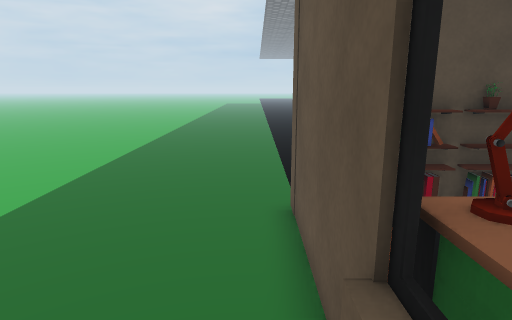
View 1 (above)

22 first-person views from a walk through a Unity game level. The camera is 1.5 m above the floor, tilts 12° down and sees 75° across. Doors are open. The floor is counted in squares, 0.5 m on a side. Each view is taken from the middle of a square. On the plan, view 1 faces up. The plan holds only what a view shows up to about 20 squares ahead; the rest is blank. The place goes on beyond the plan. The player is left out. Some surface patterns are stand-ins.

View 2
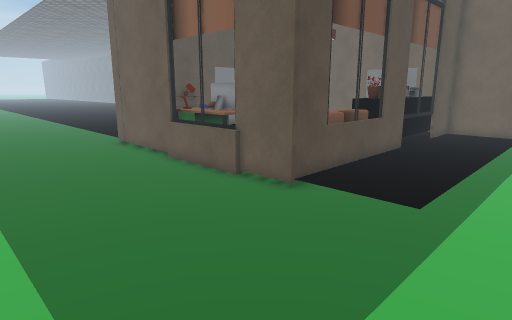

View 3
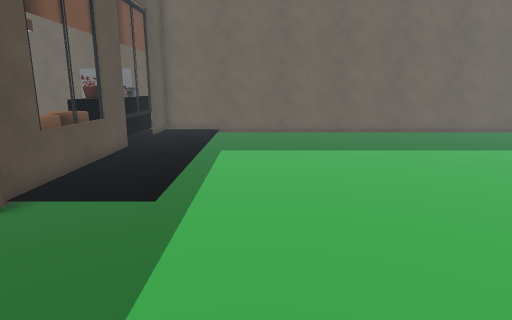

View 4
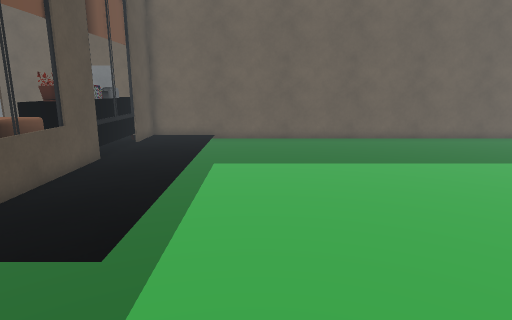

View 5
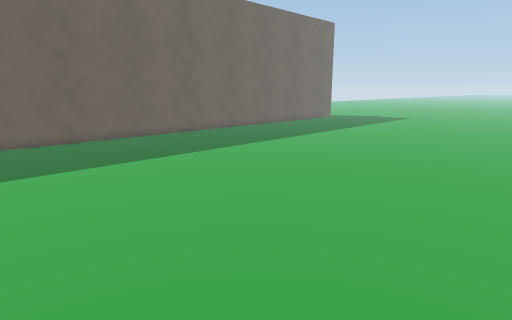

View 6
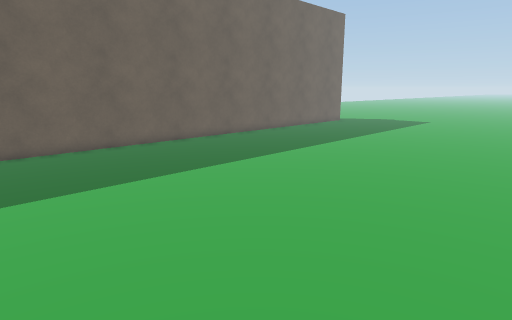

View 7
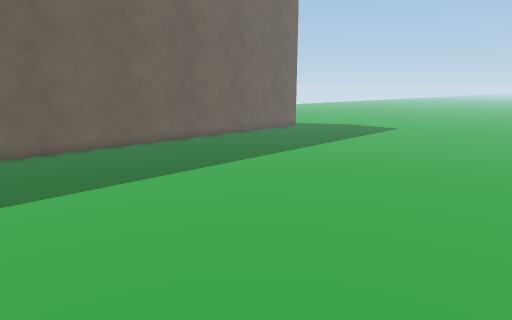

View 8
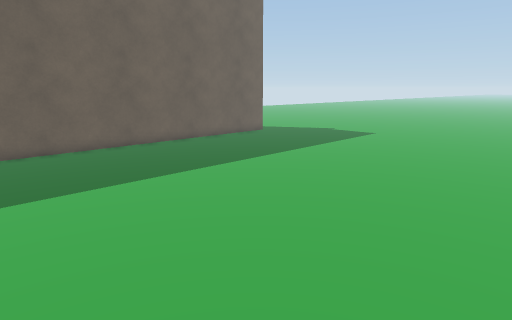

View 9
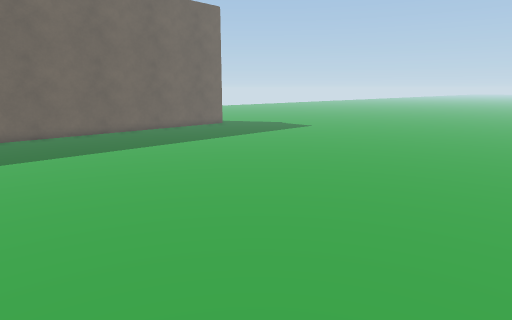

View 10
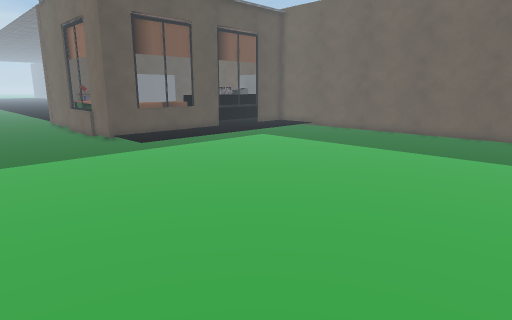

View 11
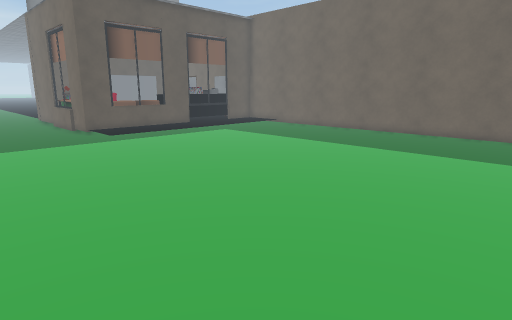

View 12
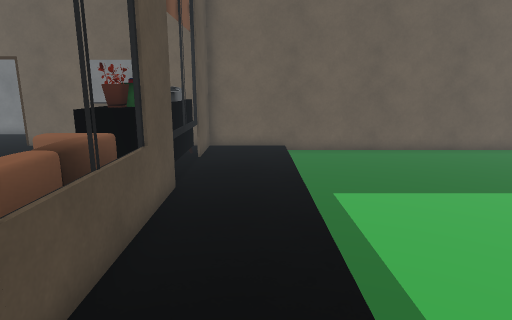

View 13
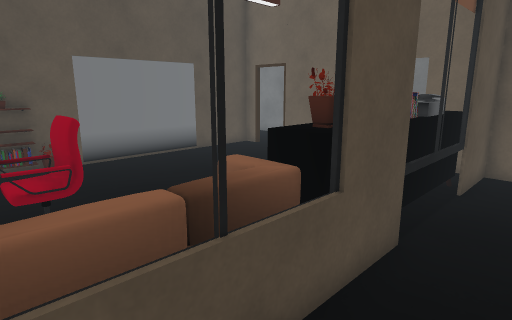

View 14
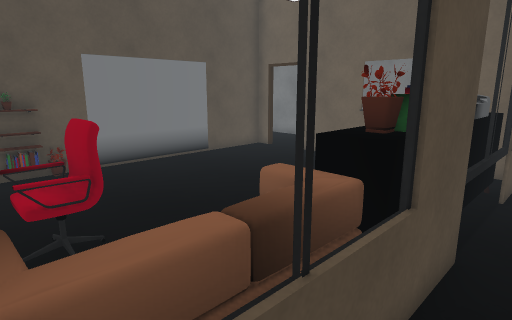

View 15
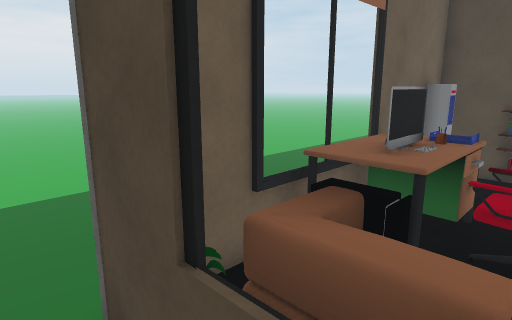

View 16
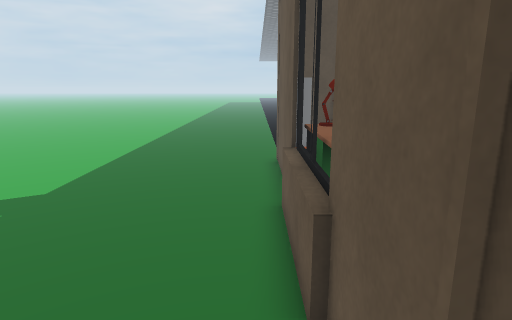

View 17
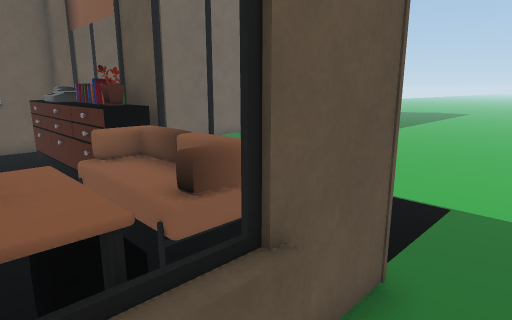

View 18
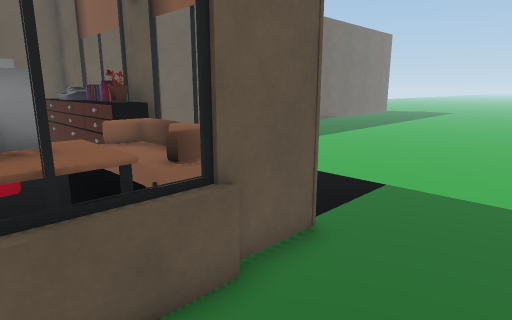

View 19
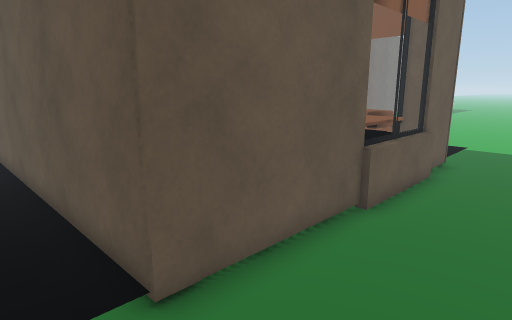

View 20
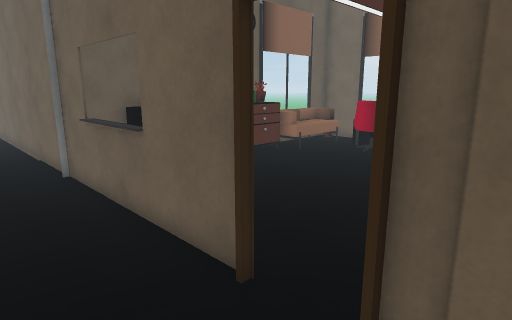

View 21
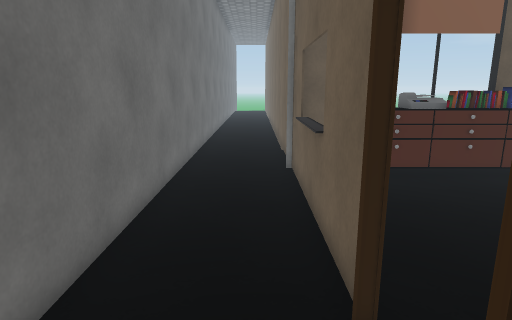

View 22
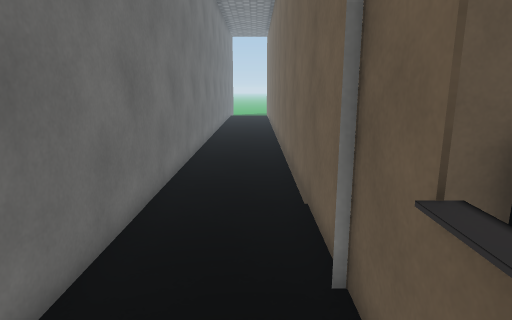

### Floor plan
Points are (right, up) in squares from view 1. A wall is a line through its corners. A room is listed if a view was taken in it or the views show most of it. See-through windows are left out.
Room 1 (views 1, 2, 3, 4, 5, 6, 7, 8, 9, 10, 11, 12, 13, 14, 15, 16, 17, 18, 19, 20, 21, 22)
walls: (20.9, -20.2) (20.9, 4.8); (14.6, -4.3) (13.4, -4.3); (16.6, -4.7) (0.9, -4.7) (0.9, 8.1) (12.4, 8.1); (16.5, -36.6) (16.5, -4.6); (16.6, 4.6) (16.6, -20.4); (16.6, 7.9) (16.6, 6.5)
low walls: (0.7, -2.4) (0.7, 2.4)
ways out: open door at (17, 5.5)
Room 2 (no view inside)
walls: (8.4, -3.1) (10.6, -3.1); (11.4, -3.1) (12.6, -3.1); (6.9, -4.6) (9.5, -4.6); (13.4, -3.1) (14.6, -3.1) (14.6, -4.3); (13.5, -4.6) (16.9, -4.6); (2.6, 7.3) (0.9, 7.3); (16.5, 0.2) (16.5, 4.5); (1, 6.6) (1, -3.2); (0.7, -4.6) (3.1, -4.6); (16.5, -4.6) (16.5, -2.1); (16.5, 7.3) (6.4, 7.3)
objects: other object (2, -4) to (2, -3); other object (2, -1) to (3, -1); other object (2, 0) to (3, 1); other object (2, 1); other object (2, 2); other object (2, 2) to (4, 3); other object (2, 5) to (2, 6); other object (3, -4) to (7, -2); other object (3, 7) to (4, 7); other object (4, 0) to (5, 1); other object (5, 7); other object (6, 7); other object (8, -4); other object (8, -3); other object (9, -4); other object (11, -4); other object (11, -3); other object (12, -4) to (13, -4); other object (13, -3)

Where each view was taken, in squares from view 1:
view 1: 0 up, 0 right, facing up
view 2: 11 down, 7 left, facing up-right
view 3: 11 down, 7 left, facing right
view 4: 11 down, 4 left, facing right
view 5: 11 down, 4 left, facing down-right
view 6: 14 down, 1 left, facing down-right
view 7: 21 down, 1 left, facing down-right
view 8: 25 down, 1 left, facing down-right
view 9: 24 down, 7 left, facing down-right
view 10: 25 down, 7 left, facing up-right
view 11: 29 down, 7 left, facing up-right
view 12: 7 down, 0 right, facing right
view 13: 7 down, 3 right, facing up-right
view 14: 6 down, 3 right, facing up-right
view 15: 6 down, 5 right, facing up-left
view 16: 6 down, 0 right, facing up
view 17: 0 up, 1 left, facing down-right
view 18: 1 up, 3 left, facing down-right
view 19: 10 up, 3 left, facing down-right
view 20: 8 up, 20 right, facing down-left
view 21: 8 up, 18 right, facing down
view 22: 0 up, 18 right, facing down
